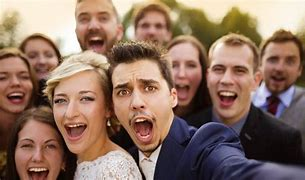
#> input picture image3.jpg, 305 x 180 px
$ python project.py
#> lines starting #> are read from the running program, lines starting #| are printed output that depends on the picture
#> the answer given: image3.jpg
import cv2
from google.colab.patches import cv2_imshow  # Importa a função para exibir imagens no Colab

# Função para processar a imagem e reconhecer os rostos
def processar_imagem(imagem_path):
    # Carregar a imagem
#> called with imagem_path = 'image3.jpg'
    imagem_bgr = cv2.imread(imagem_path)
#> imagem_bgr is the input picture: shape (180, 305, 3); mean B, G, R 98.7, 114.1, 141.9
    imagem_gray = cv2.cvtColor(imagem_bgr, cv2.COLOR_BGR2GRAY)
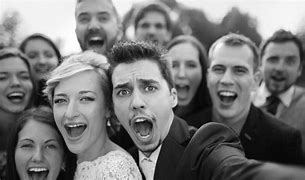
#> imagem_gray: shape (180, 305); min 1, max 255, mean 120.6

    # Carregar o classificador Haar para detecção de rostos
    face_cascade = cv2.CascadeClassifier(cv2.data.haarcascades + 'haarcascade_frontalface_default.xml')

    # Detectar rostos na imagem
    faces = face_cascade.detectMultiScale(imagem_gray, scaleFactor=1.1, minNeighbors=5, minSize=(15, 15))
#> faces = [[134, 13, 36, 36], [22, 41, 38, 38], [158, 45, 51, 51], [72, 1, 44, 44], [256, 43, 47, 47], [198, 47, 61, 61], [12, 125, 51, 51], [41, 75, 67, 67], [100, 59, 75, 75]]

    # Inicializar uma lista para os nomes das pessoas
    face_names = [f'#{i+1}' for i in range(len(faces))]
#> face_names = ['#1', '#2', '#3', '#4', '#5', '#6', '#7', '#8', '#9']

    # Desenhar as caixas ao redor dos rostos e os rótulos
    for (x, y, w, h), name in zip(faces, face_names):
        # Desenhar o retângulo ao redor do rosto
        cv2.rectangle(imagem_bgr, (x, y), (x + w, y + h), (0, 0, 255), 2)

        # Ajustar o tamanho da fonte baseado na largura do rosto
        font_scale = w / 100  # Ajuste esse valor para mais ou menos conforme necessário

        # Definir um tamanho mínimo de fonte (por exemplo, 0.8)
        font_scale = max(font_scale, 0.8)  # Garante que a fonte não fique menor que 0.8

        font = cv2.FONT_HERSHEY_DUPLEX

        # Desenhar a caixa de fundo para o nome
        cv2.rectangle(imagem_bgr, (x, y - 35), (x + w, y), (0, 0, 255), cv2.FILLED)

        # Desenhar o texto com tamanho ajustado
        cv2.putText(imagem_bgr, name, (x + 6, y - 6), font, font_scale, (255, 255, 255), 1)
#> this loop made 9 passes
#> (x, y, w, h, name) on passes 1 to 9: (134, 13, 36, 36, '#1'), (22, 41, 38, 38, '#2'), (158, 45, 51, 51, '#3'), (72, 1, 44, 44, '#4'), (256, 43, 47, 47, '#5'), (198, 47, 61, 61, '#6'), (12, 125, 51, 51, '#7'), (41, 75, 67, 67, '#8'), (100, 59, 75, 75, '#9')
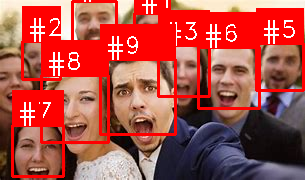
#> imagem_bgr: shape (180, 305, 3); mean B, G, R 72.2, 79.3, 172.3

    # Exibir a imagem com os rostos detectados e os rótulos
    cv2_imshow(imagem_bgr)  # Usa cv2_imshow ao invés de cv2.imshow
    cv2.waitKey(0)
    cv2.destroyAllWindows()

# Solicitar o caminho da imagem ao usuário
imagem_path = input("Digite o caminho da imagem que deseja processar: ")
processar_imagem(imagem_path)
